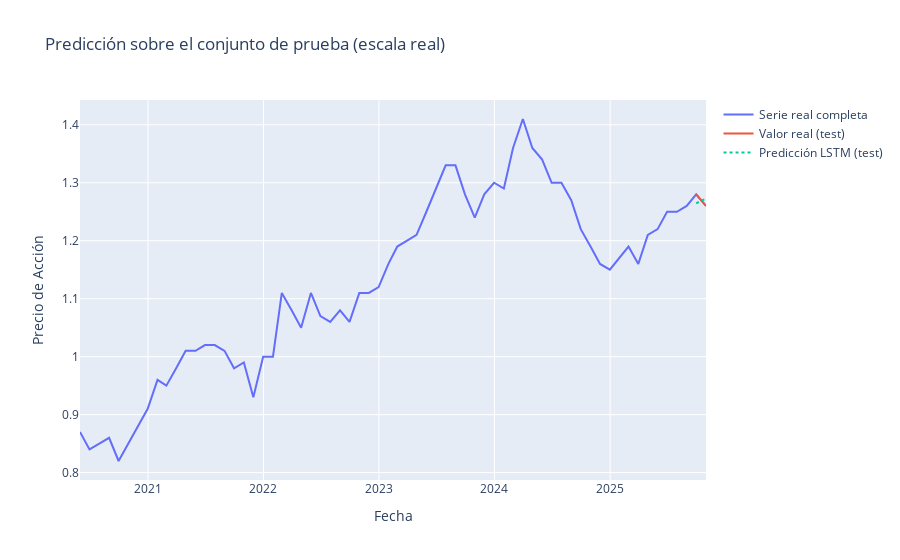

The notebook cell this image was saved under:
### Code cell
# Graficar resultados en escala real

fig = go.Figure()

# Serie completa real
fig.add_trace(go.Scatter(
    x=df.index,
    y=df['Close'].values,
    mode="lines",
    name="Serie real completa"
))

# Valores reales del test
fig.add_trace(go.Scatter(
    x=fechas_test,
    y=y_test_real,
    mode="lines",
    name="Valor real (test)"
))

# Predicciones ya invertidas
fig.add_trace(go.Scatter(
    x=fechas_test,
    y=y_pred_real,
    mode="lines",
    name="Predicción LSTM (test)",
    line=dict(dash="dot")
))

fig.update_layout(
    title="Predicción sobre el conjunto de prueba (escala real)",
    xaxis_title="Fecha",
    yaxis_title="Precio de Acción"
)
